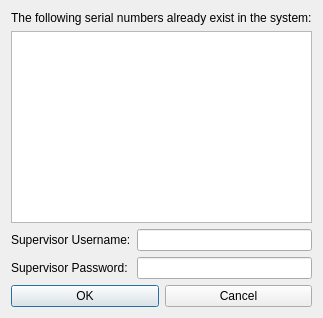
<?xml version="1.0" encoding="UTF-8"?>
<ui version="4.0">
 <class>DuplicatePasswordDialog</class>
 <widget class="QDialog" name="DuplicatePasswordDialog">
  <property name="windowTitle">
   <string>Duplicate Serial Authorization</string>
  </property>
  <layout class="QVBoxLayout" name="verticalLayout">
   <item>
    <widget class="QLabel" name="instructionLabel">
     <property name="text">
      <string>The following serial numbers already exist in the system:</string>
     </property>
    </widget>
   </item>
   <item>
    <widget class="QTextBrowser" name="duplicateList"/>
   </item>
   <item>
    <layout class="QFormLayout" name="formLayout">
      <item row="0" column="0">
        <widget class="QLabel" name="supervisorUsernameLabel">
          <property name="text">
            <string>Supervisor Username:</string>
          </property>
        </widget>
      </item>
      <item row="0" column="1">
        <widget class="QLineEdit" name="supervisorUsernameLineEdit"/>
      </item>
      <item row="1" column="0">
        <widget class="QLabel" name="supervisorPasswordLabel">
          <property name="text">
            <string>Supervisor Password:</string>
          </property>
        </widget>
      </item>
      <item row="1" column="1">
        <widget class="QLineEdit" name="supervisorPasswordLineEdit">
          <property name="echoMode">
            <enum>QLineEdit::Password</enum>
          </property>
        </widget>
      </item>
    </layout>
   </item>
   <item>
    <layout class="QHBoxLayout" name="buttonLayout">
      <item>
        <widget class="QPushButton" name="okButton">
          <property name="text">
            <string>OK</string>
          </property>
        </widget>
      </item>
      <item>
        <widget class="QPushButton" name="cancelButton">
          <property name="text">
            <string>Cancel</string>
          </property>
        </widget>
      </item>
    </layout>
   </item>
  </layout>
 </widget>
 <resources/>
 <connections/>
</ui>
